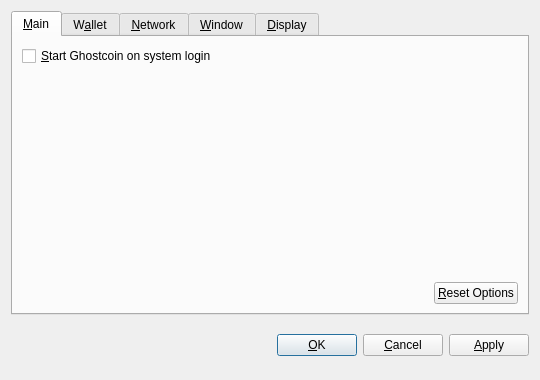
<?xml version="1.0" encoding="UTF-8"?>
<ui version="4.0">
 <class>OptionsDialog</class>
 <widget class="QDialog" name="OptionsDialog">
  <property name="geometry">
   <rect>
    <x>0</x>
    <y>0</y>
    <width>540</width>
    <height>380</height>
   </rect>
  </property>
  <property name="windowTitle">
   <string>Options</string>
  </property>
  <property name="modal">
   <bool>true</bool>
  </property>
  <layout class="QVBoxLayout" name="verticalLayout">
   <item>
    <widget class="QTabWidget" name="tabWidget">
     <property name="tabPosition">
      <enum>QTabWidget::North</enum>
     </property>
     <property name="currentIndex">
      <number>0</number>
     </property>
     <widget class="QWidget" name="tabMain">
      <attribute name="title">
       <string>&amp;Main</string>
      </attribute>
      <layout class="QVBoxLayout" name="verticalLayout_Main">
       <item>
        <widget class="QCheckBox" name="bitcoinAtStartup">
         <property name="toolTip">
          <string>Automatically start Ghostcoin after logging in to the system.</string>
         </property>
         <property name="text">
          <string>&amp;Start Ghostcoin on system login</string>
         </property>
        </widget>
       </item>
       <item>
        <spacer name="verticalSpacer_Main">
         <property name="orientation">
          <enum>Qt::Vertical</enum>
         </property>
         <property name="sizeHint" stdset="0">
          <size>
           <width>20</width>
           <height>40</height>
          </size>
         </property>
        </spacer>
       </item>
       <item>
        <layout class="QHBoxLayout" name="horizontalLayout_2_Main">
         <item>
          <spacer name="horizontalSpacer_2_Main">
           <property name="orientation">
            <enum>Qt::Horizontal</enum>
           </property>
           <property name="sizeHint" stdset="0">
            <size>
             <width>40</width>
             <height>20</height>
            </size>
           </property>
          </spacer>
         </item>
         <item>
          <widget class="QPushButton" name="resetButton">
           <property name="toolTip">
            <string>Reset all client options to default.</string>
           </property>
           <property name="text">
            <string>&amp;Reset Options</string>
           </property>
           <property name="autoDefault">
            <bool>false</bool>
           </property>
          </widget>
         </item>
        </layout>
       </item>
      </layout>
     </widget>
     <widget class="QWidget" name="tabWallet">
      <attribute name="title">
       <string>W&amp;allet</string>
      </attribute>
      <layout class="QVBoxLayout" name="verticalLayout_Network">
       <item>
        <widget class="QLabel" name="transactionFeeInfoLabel">
         <property name="text">
          <string>Optional transaction fee per kB that helps make sure your transactions are processed quickly. Most transactions are 1 kB.</string>
         </property>
         <property name="textFormat">
          <enum>Qt::PlainText</enum>
         </property>
         <property name="wordWrap">
          <bool>true</bool>
         </property>
        </widget>
       </item>
       <item>
        <layout class="QHBoxLayout" name="horizontalLayout_1_Main">
         <item>
          <widget class="QLabel" name="transactionFeeLabel">
           <property name="text">
            <string>Pay transaction &amp;fee</string>
           </property>
           <property name="textFormat">
            <enum>Qt::PlainText</enum>
           </property>
           <property name="buddy">
            <cstring>transactionFee</cstring>
           </property>
          </widget>
         </item>
         <item>
          <widget class="BitcoinAmountField" name="transactionFee"/>
         </item>
         <item>
          <spacer name="horizontalSpacer_1_Main">
           <property name="orientation">
            <enum>Qt::Horizontal</enum>
           </property>
           <property name="sizeHint" stdset="0">
            <size>
             <width>40</width>
             <height>20</height>
            </size>
           </property>
          </spacer>
         </item>
        </layout>
       </item>
       <item>
        <widget class="QLabel" name="label">
         <property name="text">
          <string>If you disable the spending of unconfirmed change, the change from a transaction cannot be used until that transaction has at least one confirmation. This also affects how your balance is computed.</string>
         </property>
         <property name="wordWrap">
          <bool>true</bool>
         </property>
        </widget>
       </item>
       <item>
        <widget class="QCheckBox" name="spendZeroConfChange">
         <property name="text">
          <string>Spend unconfirmed change  (experts only)</string>
         </property>
        </widget>
       </item>
       <item>
        <spacer name="verticalSpacer">
         <property name="orientation">
          <enum>Qt::Vertical</enum>
         </property>
         <property name="sizeHint" stdset="0">
          <size>
           <width>20</width>
           <height>40</height>
          </size>
         </property>
        </spacer>
       </item>
      </layout>
     </widget>
     <widget class="QWidget" name="tabNetwork">
      <attribute name="title">
       <string>&amp;Network</string>
      </attribute>
      <layout class="QVBoxLayout" name="verticalLayout_Network">
       <item>
        <widget class="QCheckBox" name="mapPortUpnp">
         <property name="toolTip">
          <string>Automatically open the Ghostcoin client port on the router. This only works when your router supports UPnP and it is enabled.</string>
         </property>
         <property name="text">
          <string>Map port using &amp;UPnP</string>
         </property>
        </widget>
       </item>
       <item>
        <widget class="QCheckBox" name="connectSocks">
         <property name="toolTip">
          <string>Connect to the Ghostcoin network through a SOCKS proxy (e.g. when connecting through Tor).</string>
         </property>
         <property name="text">
          <string>&amp;Connect through SOCKS proxy:</string>
         </property>
        </widget>
       </item>
       <item>
        <layout class="QHBoxLayout" name="horizontalLayout_Network">
         <item>
          <widget class="QLabel" name="proxyIpLabel">
           <property name="text">
            <string>Proxy &amp;IP:</string>
           </property>
           <property name="textFormat">
            <enum>Qt::PlainText</enum>
           </property>
           <property name="buddy">
            <cstring>proxyIp</cstring>
           </property>
          </widget>
         </item>
         <item>
          <widget class="QValidatedLineEdit" name="proxyIp">
           <property name="maximumSize">
            <size>
             <width>140</width>
             <height>16777215</height>
            </size>
           </property>
           <property name="toolTip">
            <string>IP address of the proxy (e.g. 127.0.0.1)</string>
           </property>
          </widget>
         </item>
         <item>
          <widget class="QLabel" name="proxyPortLabel">
           <property name="text">
            <string>&amp;Port:</string>
           </property>
           <property name="textFormat">
            <enum>Qt::PlainText</enum>
           </property>
           <property name="buddy">
            <cstring>proxyPort</cstring>
           </property>
          </widget>
         </item>
         <item>
          <widget class="QLineEdit" name="proxyPort">
           <property name="maximumSize">
            <size>
             <width>55</width>
             <height>16777215</height>
            </size>
           </property>
           <property name="toolTip">
            <string>Port of the proxy (e.g. 9050)</string>
           </property>
          </widget>
         </item>
         <item>
          <widget class="QLabel" name="socksVersionLabel">
           <property name="text">
            <string>SOCKS &amp;Version:</string>
           </property>
           <property name="textFormat">
            <enum>Qt::PlainText</enum>
           </property>
           <property name="buddy">
            <cstring>socksVersion</cstring>
           </property>
          </widget>
         </item>
         <item>
          <widget class="QValueComboBox" name="socksVersion">
           <property name="toolTip">
            <string>SOCKS version of the proxy (e.g. 5)</string>
           </property>
          </widget>
         </item>
         <item>
          <spacer name="horizontalSpacer_Network">
           <property name="orientation">
            <enum>Qt::Horizontal</enum>
           </property>
           <property name="sizeHint" stdset="0">
            <size>
             <width>40</width>
             <height>20</height>
            </size>
           </property>
          </spacer>
         </item>
        </layout>
       </item>
       <item>
        <spacer name="verticalSpacer_Network">
         <property name="orientation">
          <enum>Qt::Vertical</enum>
         </property>
         <property name="sizeHint" stdset="0">
          <size>
           <width>20</width>
           <height>40</height>
          </size>
         </property>
        </spacer>
       </item>
      </layout>
     </widget>
     <widget class="QWidget" name="tabWindow">
      <attribute name="title">
       <string>&amp;Window</string>
      </attribute>
      <layout class="QVBoxLayout" name="verticalLayout_Window">
       <item>
        <widget class="QCheckBox" name="minimizeToTray">
         <property name="toolTip">
          <string>Show only a tray icon after minimizing the window.</string>
         </property>
         <property name="text">
          <string>&amp;Minimize to the tray instead of the taskbar</string>
         </property>
        </widget>
       </item>
       <item>
        <widget class="QCheckBox" name="minimizeOnClose">
         <property name="toolTip">
          <string>Minimize instead of exit the application when the window is closed. When this option is enabled, the application will be closed only after selecting Quit in the menu.</string>
         </property>
         <property name="text">
          <string>M&amp;inimize on close</string>
         </property>
        </widget>
       </item>
       <item>
        <spacer name="verticalSpacer_Window">
         <property name="orientation">
          <enum>Qt::Vertical</enum>
         </property>
         <property name="sizeHint" stdset="0">
          <size>
           <width>20</width>
           <height>40</height>
          </size>
         </property>
        </spacer>
       </item>
      </layout>
     </widget>
     <widget class="QWidget" name="tabDisplay">
      <attribute name="title">
       <string>&amp;Display</string>
      </attribute>
      <layout class="QVBoxLayout" name="verticalLayout_Display">
       <item>
        <layout class="QHBoxLayout" name="horizontalLayout_1_Display">
         <item>
          <widget class="QLabel" name="langLabel">
           <property name="text">
            <string>User Interface &amp;language:</string>
           </property>
           <property name="textFormat">
            <enum>Qt::PlainText</enum>
           </property>
           <property name="buddy">
            <cstring>lang</cstring>
           </property>
          </widget>
         </item>
         <item>
          <widget class="QValueComboBox" name="lang">
           <property name="toolTip">
            <string>The user interface language can be set here. This setting will take effect after restarting Ghostcoin.</string>
           </property>
          </widget>
         </item>
        </layout>
       </item>
       <item>
        <layout class="QHBoxLayout" name="horizontalLayout_2_Display">
         <item>
          <widget class="QLabel" name="unitLabel">
           <property name="text">
            <string>&amp;Unit to show amounts in:</string>
           </property>
           <property name="textFormat">
            <enum>Qt::PlainText</enum>
           </property>
           <property name="buddy">
            <cstring>unit</cstring>
           </property>
          </widget>
         </item>
         <item>
          <widget class="QValueComboBox" name="unit">
           <property name="toolTip">
            <string>Choose the default subdivision unit to show in the interface and when sending coins.</string>
           </property>
          </widget>
         </item>
        </layout>
       </item>
       <item>
        <widget class="QCheckBox" name="displayAddresses">
         <property name="toolTip">
          <string>Whether to show Ghostcoin addresses in the transaction list or not.</string>
         </property>
         <property name="text">
          <string>&amp;Display addresses in transaction list</string>
         </property>
        </widget>
       </item>
       <item>
        <widget class="QCheckBox" name="coinControlFeatures">
         <property name="toolTip">
          <string>Whether to show coin control features or not.</string>
         </property>
         <property name="text">
          <string>Display coin &amp;control features (experts only!)</string>
         </property>
        </widget>
       </item>
       <item>
        <spacer name="verticalSpacer_Display">
         <property name="orientation">
          <enum>Qt::Vertical</enum>
         </property>
         <property name="sizeHint" stdset="0">
          <size>
           <width>20</width>
           <height>40</height>
          </size>
         </property>
        </spacer>
       </item>
      </layout>
     </widget>
    </widget>
   </item>
   <item>
    <layout class="QHBoxLayout" name="horizontalLayout_Buttons">
     <item>
      <spacer name="horizontalSpacer_1">
       <property name="orientation">
        <enum>Qt::Horizontal</enum>
       </property>
       <property name="sizeHint" stdset="0">
        <size>
         <width>40</width>
         <height>48</height>
        </size>
       </property>
      </spacer>
     </item>
     <item>
      <widget class="QLabel" name="statusLabel">
       <property name="font">
        <font>
         <weight>75</weight>
         <bold>true</bold>
        </font>
       </property>
       <property name="text">
        <string/>
       </property>
       <property name="textFormat">
        <enum>Qt::PlainText</enum>
       </property>
       <property name="wordWrap">
        <bool>true</bool>
       </property>
      </widget>
     </item>
     <item>
      <spacer name="horizontalSpacer_2">
       <property name="orientation">
        <enum>Qt::Horizontal</enum>
       </property>
       <property name="sizeHint" stdset="0">
        <size>
         <width>40</width>
         <height>48</height>
        </size>
       </property>
      </spacer>
     </item>
     <item>
      <widget class="QPushButton" name="okButton">
       <property name="text">
        <string>&amp;OK</string>
       </property>
      </widget>
     </item>
     <item>
      <widget class="QPushButton" name="cancelButton">
       <property name="text">
        <string>&amp;Cancel</string>
       </property>
       <property name="autoDefault">
        <bool>false</bool>
       </property>
      </widget>
     </item>
     <item>
      <widget class="QPushButton" name="applyButton">
       <property name="text">
        <string>&amp;Apply</string>
       </property>
       <property name="autoDefault">
        <bool>false</bool>
       </property>
      </widget>
     </item>
    </layout>
   </item>
  </layout>
 </widget>
 <customwidgets>
  <customwidget>
   <class>BitcoinAmountField</class>
   <extends>QSpinBox</extends>
   <header>bitcoinamountfield.h</header>
  </customwidget>
  <customwidget>
   <class>QValueComboBox</class>
   <extends>QComboBox</extends>
   <header>qvaluecombobox.h</header>
  </customwidget>
  <customwidget>
   <class>QValidatedLineEdit</class>
   <extends>QLineEdit</extends>
   <header>qvalidatedlineedit.h</header>
  </customwidget>
 </customwidgets>
 <resources/>
 <connections/>
</ui>
